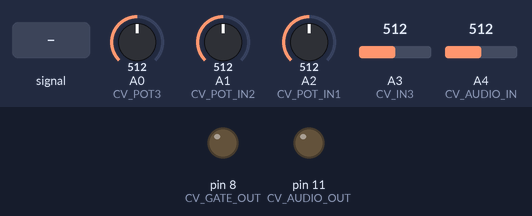
Bench run of a sketch on a simulated Arduino Uno, built with avr-gcc and run on an emulated ATmega328P. On the bench: output pins drawn as LEDs (lit = HIGH). Inputs (shaded band) come from the test bench; at power-on: A3 (CV_IN3) = 512, A4 (CV_AUDIO_IN) = 512, A0 (CV_POT3) = 512, A1 (CV_POT_IN2) = 512, A2 (CV_POT_IN1) = 512.

Above: at 1.2 s.
1.3 s: A3 (CV_IN3) set to 791
2.8 s: A3 (CV_IN3) set to 807
At 3.5 s:
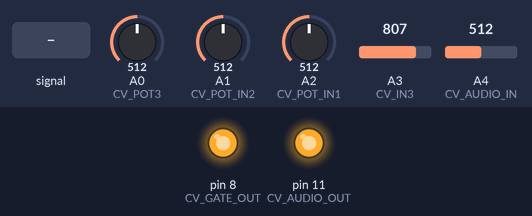
4.3 s: A4 (CV_AUDIO_IN) fed a 200 Hz sine of ±460 counts around its level
At 5.4 s:
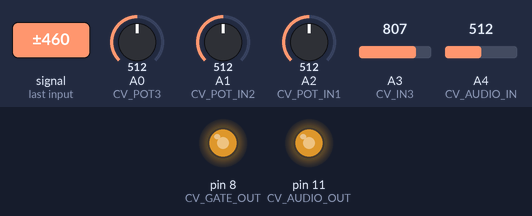
5.8 s: A4 (CV_AUDIO_IN) set to 716
At 7.0 s:
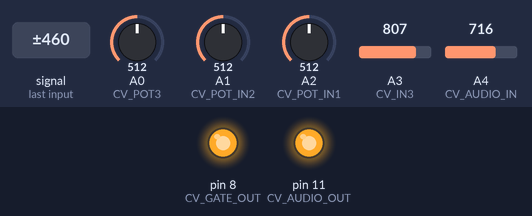
7.3 s: A4 (CV_AUDIO_IN) fed a 1000 Hz sine of ±255 counts around its level
At 8.5 s:
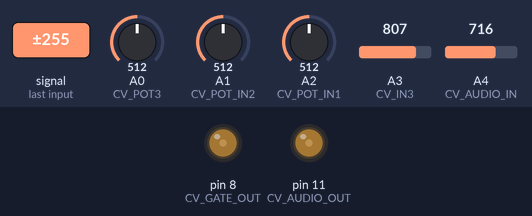
8.8 s: A4 (CV_AUDIO_IN) fed a 50 Hz sine of ±306 counts around its level
At 9.2 s:
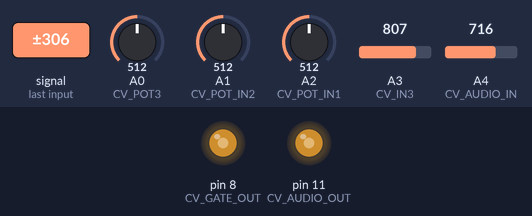
Timing chart, 0 to 11.3 s (numbered marks = the images above; inputs shaded):
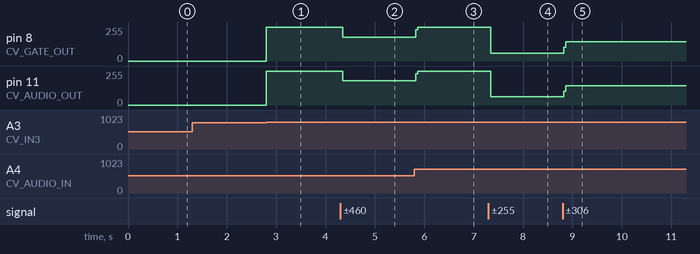

Measured:
- the behaviour switches between 799 and 800 on A3 (CV_IN3) (found by bisection; images 0 and 1)
- after the input at 1.3 s, every drawn part: stays the same
- after the input at 2.8 s, pin 8 (CV_GATE_OUT), pin 11 (CV_AUDIO_OUT): 0/255 → 255/255 at once
- after the input at 4.3 s, pin 8 (CV_GATE_OUT): 255/255 → 180/255 after 0.05 s; pin 11 (CV_AUDIO_OUT): 255/255 → 181/255 after 0.05 s
- after the input at 5.8 s, pin 8 (CV_GATE_OUT): 180/255 → 255/255 at once; pin 11 (CV_AUDIO_OUT): 181/255 → 255/255 at once
- after the input at 7.3 s, pin 8 (CV_GATE_OUT): 255/255 → 59/255 at once; pin 11 (CV_AUDIO_OUT): 255/255 → 61/255 at once
- after the input at 8.8 s, pin 8 (CV_GATE_OUT): 59/255 → 146/255 at once; pin 11 (CV_AUDIO_OUT): 61/255 → 146/255 at once

The sketch:

divvy.ino
```cpp
// (licence header left out)
/// DIVVY
///
/// Divvy is a two-track clock divider with pulsewidth.  Divvy is meant to
/// run on the AE Modular GRAINS, but it could be adapted to any Arduino.
///
/// Divvy takes a clock input and produces a division of it.
///
/// SET GRAINS TO GRAINS MODE.  (If you want MOZZI mode, change CV_AUDIO_OUT to 9)
///
/// CONFIGURATION
///
/// IN 1            [Unused]
/// IN 2            [Unused]
/// IN 3            Clock
/// AUDIO IN (A)    Reset
/// AUDIO OUT       Clock Division 1
/// DIGITAL OUT (D) Clock Division 2
///
/// POT 1           Choice of Clock Division 1   [Set the switch to MAN]
///                 [changing this value triggers a reset]
///
/// POT 2           Choice of Clock Division 2  [Set the switch to MAN]
///                 [changing this value triggers a reset]
///
/// POT 3           Pulse Width (rounded down to nearest clock.  If at 0, a trigger pulse is sent)
///
/// CLOCK DIVISION CHOICES
///
/// At present the options are (left to right):
///
/// 96 clocks per pulse                   (MIDI Clock bars)
/// 64 clocks per pulse
/// 32 clocks per pulse
/// 24 clocks per pulse                   (MIDI Clock quarter notes)
/// 16 clocks per pulse
/// 8 clocks per pulse
/// 6 clocks per pulse                    (MIDI Clock 16th notes)
/// 4 clocks per pulse offset by 2    (Binary 4 digit)
/// 4 clocks per pulse
/// 3 clocks per pulse
/// 2 clocks per pulse offset by 1    (Binary 2 digit)  (1 digit is the main clock pulse)
/// 2 clocks per pulse
///
/// You could change these any way you liked right here:

#define NUM_DIVISION_OPTIONS 12

uint8_t clockPulses[NUM_DIVISION_OPTIONS] =  { 2, 2, 3, 4, 4, 6, 8, 16, 24, 32, 64, 96 };
uint8_t clockOffsets[NUM_DIVISION_OPTIONS] = { 0, 1, 0, 0, 2, 0, 0,  0,  0,  0,  0,  0 };

/// USING DRUMKIT010
///
/// Be sure to set DrumKit1010's TRIG MODE switch to "D" (Digital), so it properly
/// responds to triggers.
///
///
/// THANKS TO SlowScape (https://www.youtube.com/c/slowscape) who prompted me to put this together.


////////// PINOUTS

#define CV_POT_IN1    A2    // Choice of Clock Division 1
#define CV_POT_IN2    A1    // Choice of Clock Division 1
#define CV_POT3       A0    // Pulsewidth
#define CV_IN3        A3    // Clock
#define CV_AUDIO_IN   A4    // Reset
#define CV_AUDIO_OUT  11    // Division 1
#define CV_GATE_OUT   8     // Division 2

#define MINIMUM_RESET 800   // How high the trigger should be to trigger a reset
#define MINIMUM_CLOCK 800   // How high the trigger should be to trigger an incoming clock pulse
#define PULSEWIDTH_COUNTDOWN 100
#define OPTION_WAIT 16

uint32_t counter;         // A counter starting at the last pulse
uint8_t clock = false;    // Did we clock?  So we don't clock again

uint8_t option1 = 0;    // which option are we doing?
uint8_t option2 = 0;
int8_t option1Counter = -1;
int8_t option2Counter = -1;
uint16_t counter1 = 0;
uint16_t counter2 = 0;
int16_t offCounter1 = 0;
int16_t offCounter2 = 0;
uint16_t pulsewidth = 0;
int8_t pulsewidthCounter = -1;

void reset()
    {
    counter1 = clockOffsets[option1];
    counter2 = clockOffsets[option2];
    clock = false;
    digitalWrite(CV_AUDIO_OUT, 0);
    digitalWrite(CV_GATE_OUT, 0);
    }

void setup()
    {
    pinMode(CV_AUDIO_OUT, OUTPUT);
    pinMode(CV_GATE_OUT, OUTPUT);
    reset();
    //Serial.begin(115200);
    }


uint16_t getPulseWidth(uint8_t which, uint16_t pulsewidth)
    {
    if (which == 0)
        return (uint16_t) ((pulsewidth * (uint32_t)clockPulses[option1]) >> 10);
    else
        return (uint16_t) ((pulsewidth * (uint32_t)clockPulses[option2]) >> 10);
    }

void pulse1()
    {
    digitalWrite(CV_AUDIO_OUT, 1);
    counter1 = clockPulses[option1] - 1;            // no offset now
    if (getPulseWidth(0, pulsewidth) == 0) { offCounter1 = PULSEWIDTH_COUNTDOWN; }
    else offCounter1 = -1;
    }

void pulse2()
    {
    digitalWrite(CV_GATE_OUT, 1);
    counter2 = clockPulses[option2] - 1;            // no offset now
    if (getPulseWidth(1, pulsewidth) == 0) offCounter2 = PULSEWIDTH_COUNTDOWN;
    else offCounter2 = -1;
    }

void loop()
    {
// Determine if we need to reset

    analogRead(CV_AUDIO_IN);    // throwaway because it has high impedance :-(
    uint16_t b = analogRead(CV_AUDIO_IN);
    if (b > MINIMUM_RESET)
        {
        reset();
        return;
        }

    // Do we need to turn off pulses?
    if (offCounter1 == 0) digitalWrite(CV_AUDIO_OUT, 0);
    if (offCounter1 >= 0) offCounter1--;
    if (offCounter2 == 0) digitalWrite(CV_GATE_OUT, 0);
    if (offCounter2 >= 0) offCounter2--;
    uint16_t pw = getPulseWidth(0, pulsewidth);
    if (pw && counter1 + 1 == (clockPulses[option1] - pw)) digitalWrite(CV_AUDIO_OUT, 0);
    pw = getPulseWidth(1, pulsewidth);
    if (pw && counter2 + 1 == (clockPulses[option2] - pw)) digitalWrite(CV_GATE_OUT, 0);

// Determine if the user changed an option

    uint8_t opt = (uint8_t)((analogRead(CV_POT_IN1) * NUM_DIVISION_OPTIONS) >> 10);
    if (opt != option1)
        {
        if (option1Counter < 0) option1Counter = OPTION_WAIT;
        else if (option1Counter == 0) { option1 = opt; reset(); option1Counter = -1; }
        else option1Counter--;
        }
    else option1Counter = -1;
    opt = (uint8_t)((analogRead(CV_POT_IN2) * NUM_DIVISION_OPTIONS) >> 10);
    if (opt != option2)
        {
        if (option2Counter < 0) option2Counter = OPTION_WAIT;
        else if (option2Counter == 0) { option2 = opt; reset(); option2Counter = -1; }
        else option2Counter--;
        }
    else option2Counter = -1;
    pulsewidth = analogRead(CV_POT3);

// Determine if we received a clock
    uint16_t a = analogRead(CV_IN3);
    if (a < MINIMUM_CLOCK)
        {
        clock = false;
        }
    else if (!clock)
        {
        clock = true;

        if (counter1 == 0) { pulse1();}
        else if (counter1 >= 0) counter1--;
        if (counter2 == 0) pulse2();
        else if (counter2 >= 0) counter2--;
        }
    }
```
